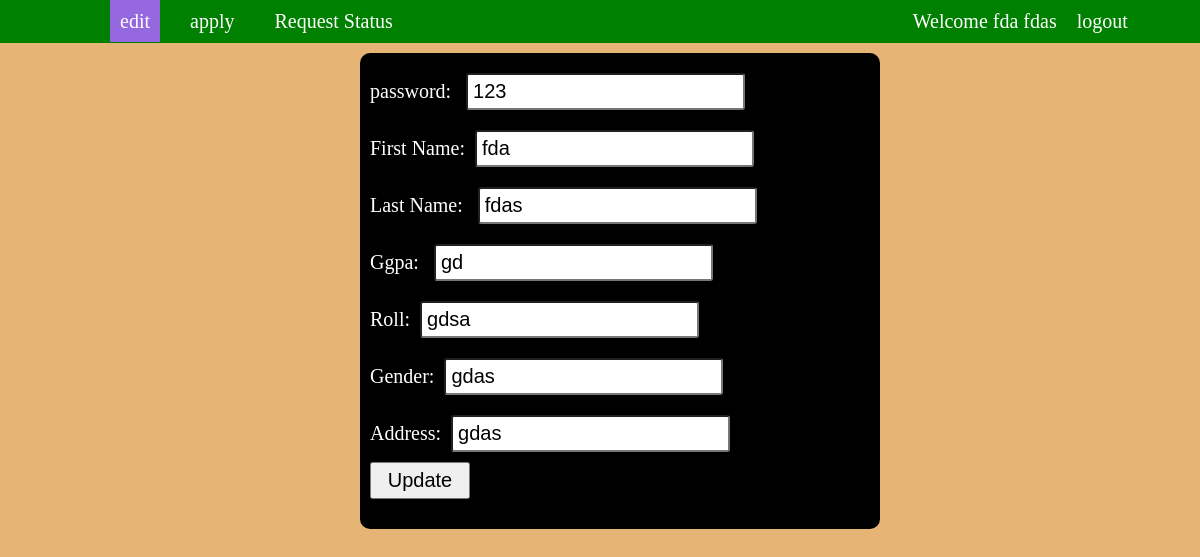
Screenshot of /student/edit.php (signed in) with the database file from the repository.
### tables this page shows
CREATE TABLE `student` (
  `username` varchar(40) NOT NULL,
  `password` varchar(40) NOT NULL,
  `firstname` varchar(40) NOT NULL,
  `lastname` varchar(40) NOT NULL,
  `gender` varchar(40) NOT NULL,
  `cgpa` varchar(40) NOT NULL,
  `roll` varchar(40) NOT NULL,
  `address` varchar(40) NOT NULL
);

### student/edit.php (the view, shortened to what this page needs)
<?php
include_once '../Connect.php';
?>
<!DOCTYPE html>
<html lang="en">
<head>
    <link rel="stylesheet" href="style.css">
</head>
<body>
    <nav>
        <?php
        $userid = $_SESSION['userid'];
        $q = "select * from student where username='$userid';";
        $res = mysqli_query($con, $q);
        $row = mysqli_fetch_array($res);
        ?>
        <div class="container">
            <ul>
                <li><a href="edit.php" style="background-color: rgb(150, 104, 223);">edit</a></li>
                <li><a href="apply.php">apply</a></li>
                <li><a href="request.php">Request Status</a></li>
                <div class="user_name">Welcome <?php echo $row['firstname'] . " " . $row['lastname']; ?></div>
                <li><a href="../logout_core.php">logout</a></li>
            </ul>
        </div>
    </nav>
    <form action="edit_core.php" method="post">
        <div class="form-container">
            <?php
            $userid = $_SESSION['userid'];
            $q = "select * from student where username='$userid';";
            $res = mysqli_query($con, $q);
            $row = mysqli_fetch_array($res);
            ?>
            password: <input type="text" class="input-item" id="pass" name="password" value=<?php echo  $row['password'] ?> placeholder="Choose a user password"required><br>
            First Name:<input type="text" class="input-item" id="fname" name="fname" value=<?php echo  $row['firstname'] ?> placeholder="Enter First name"required><br>
            Last Name: <input type="text" class="input-item" id="lname" name="lname" value=<?php echo  $row['lastname'] ?> placeholder="Enter Last name"required><br>
            Ggpa: <input type="text" class="input-item" id="Ggpa" name="Ggpa" value=<?php echo  $row['cgpa'] ?> placeholder="Enter Ggpa"required><br>
            Roll:<input type="text" class="input-item" id="roll" name="roll" value=<?php echo  $row['roll'] ?> placeholder="Enter roll"required><br>
            Gender:<input type="text" class="input-item" id="Ggpa" name="Gender" value=<?php echo  $row['gender'] ?> placeholder="Enter Gender"required><br>
            Address:<input type="text" class="input-item" id="address" name="address" value=<?php echo  $row['address'] ?> placeholder="Enter Address"required><br>
            <button type="submit" class="update-button" class="input-item">Update</button>
    </form>
</body>
</html>

### student/style.css (style rules this page uses)
* { margin: 0px; padding: 0px; font-size: 20px; }
body { background-color: rgb(230, 181, 118); }
nav .container ul { display: flex; flex-direction: row; background-color: green; padding-left: 100px; }
nav ul li { list-style-type: none; margin: 10px; align-items: center; }
nav ul li a { text-decoration: none; font-size: 20px; padding: 10px; color: white; font-family: cursive; }
nav .user_name { margin-top: 10px; margin-left: 500px; color: white; }
button { cursor: pointer; }

### student/edit.php (style rules this page uses)
.form-container { padding: 10px; width: 500px; position: relative; top: 10px; left: 30%; background-color: black; color: white; border-radius: 10px; }
.input-item { padding: 5px; margin: 10px; border-radius: 3px; }
.update-button { margin: 0px 0px 20px 0px; width: 100px; padding: 5px; }

### rows the page displays
student: firstname "fda", lastname "fdas", password "123", fname "fda", lname "fdas", Ggpa "gd", roll "gdsa", Gender "gdas", address "gdas"
